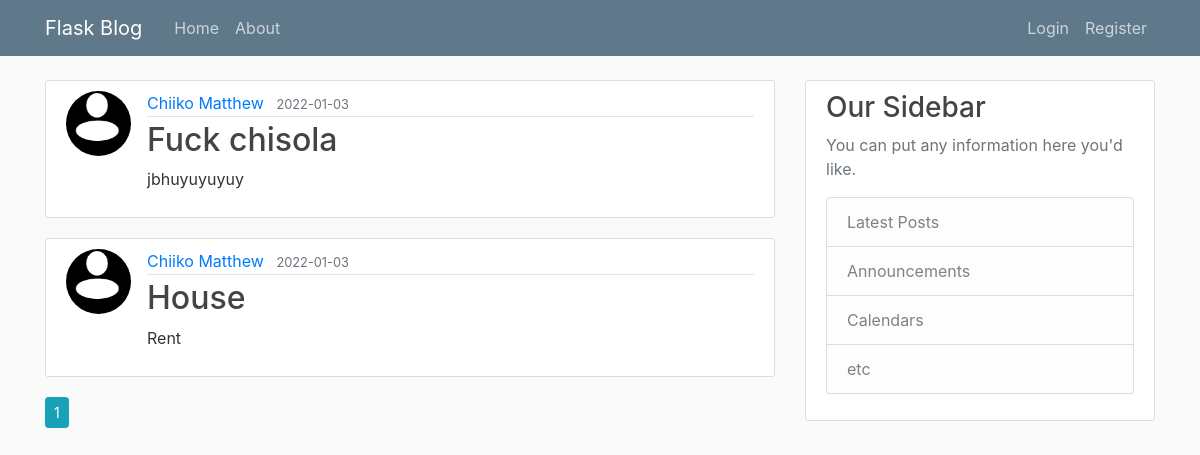
The page /home on the database its author committed.
### flaskblog/models.py (models this page shows, shortened)
class Post(db.Model):
    id = db.Column(db.Integer, primary_key=True)
    title = db.Column(db.String(100), nullable=False)
    date_posted = db.Column(db.DateTime, nullable=False, default=datetime.utcnow)
    content = db.Column(db.Text, nullable=False)
    pix = db.Column(db.String(20))
    user_id = db.Column(db.Integer, db.ForeignKey('user.id'), nullable=False)

class User(db.Model, UserMixin):
    id = db.Column(db.Integer, primary_key=True)
    username = db.Column(db.String(20), unique=True, nullable=False)
    email = db.Column(db.String(120), unique=True, nullable=False)
    image_file = db.Column(db.String(20), nullable=False, default='default.jpg')
    password = db.Column(db.String(60), nullable=False)
    posts = db.relationship('Post', backref='author', lazy=True)

### flaskblog/routes.py (the view)
@app.route('/')
@app.route('/home')
def home():
    page = request.args.get('page', 1, type=int)
    posts = Post.query.order_by(Post.date_posted.desc()).paginate(page=page, per_page=15)
    return render_template('home.html', posts=posts)

### flaskblog/templates/home.html (shortened to what this page needs)
{% extends 'layout.html' %}
{% block content %}
    {% for post in posts.items %}
        <article class="media content-section">
            <img class="rounded-circle article-img" src="{{ url_for('static', filename='profile/' + post.author.image_file) }}">
            <div class="media-body">
                <div class="article-metadata">
                    <a class="mr-2" href="{{ url_for('user_posts', username=post.author.username) }}">{{ post.author.username }}</a>
                    <small class="text-muted">{{ post.date_posted.strftime('%Y-%m-%d') }}</small>
                </div>
                    <h2><a class="article-title" href="{{ url_for('post', post_id=post.id) }}">{{ post.title }}</a></h2>
                    <p class="article-content">{{ post.content }}</p>
            </div>
        </article>
    {% endfor %}
    {% for page_num in posts.iter_pages(left_edge=1, right_edge=1, left_current=1, right_current=2) %}
        {% if page_num %}
            {% if posts.page == page_num %}
                <a class="btn btn-info btn-sm mb-4" href="{{ url_for('home', page=page_num) }}">{{ page_num }}</a>
            {% else %}
                <a class="btn btn-outline-info btn-sm mb-4" href="{{ url_for('home', page=page_num) }}">{{ page_num }}</a>
            {% endif %}
        {% else %}
            ...
        {% endif %}
    {% endfor %}
{% endblock %}

### flaskblog/templates/layout.html (shortened to what this page needs)
<!DOCTYPE html>
<html lang="en">
<head>
    <link rel="stylesheet" href="https://maxcdn.bootstrapcdn.com/bootstrap/4.0.0/css/bootstrap.min.css">
    <link rel="stylesheet" type="text/css" href="{{ url_for('static', filename='css/main.css') }}">
</head>
<body>
<header class="site-header">
  <nav class="navbar navbar-expand-md navbar-dark bg-steel fixed-top">
    <div class="container">
      <a class="navbar-brand mr-4" href="/">Flask Blog</a>
      <div class="collapse navbar-collapse" id="navbarToggle">
        <div class="navbar-nav mr-auto">
          <a class="nav-item nav-link" href="{{ url_for('home') }}">Home</a>
          <a class="nav-item nav-link" href="{{ url_for('about') }}">About</a>
        </div>
        <div class="navbar-nav">
            {% if current_user.is_authenticated %}
                <a class="nav-item nav-link" href="{{ url_for('new_post') }}">New Post</a>
                <a class="nav-item nav-link" href="{{ url_for('account') }}">Account</a>
                <a class="nav-item nav-link" href="{{ url_for('logout') }}">Logout</a>
            {% else %}
                <a class="nav-item nav-link" href="{{ url_for('login') }}">Login</a>
                <a class="nav-item nav-link" href="{{ url_for('register') }}">Register</a>
            {% endif %}
        </div>
      </div>
    </div>
  </nav>
</header>
    <main role="main" class="container">
      <div class="row">
        <div class="col-md-8">
            {% block content %}{% endblock %}
        </div>
            <div class="col-md-4">
                <div class="content-section">
                    <h3>Our Sidebar</h3>
                    <p class='text-muted'>You can put any information here you'd like.
                    <ul class="list-group">
                    <li class="list-group-item list-group-item-light">Latest Posts</li>
                    <li class="list-group-item list-group-item-light">Announcements</li>
                    <li class="list-group-item list-group-item-light">Calendars</li>
                    <li class="list-group-item list-group-item-light">etc</li>
                    </ul>
                    </p>
                </div>
            </div>
        </div>
    </main>
</body>
</html>

### flaskblog/static/css/main.css (style rules this page uses)
body { background: #fafafa; color: #333333; margin-top: 5rem; }
h1, h2, h3, h4, h5, h6 { color: #444444; }
.bg-steel { background-color: #5f788a; }
.site-header .navbar-nav .nav-link { color: #cbd5db; }
.content-section { background: #ffffff; padding: 10px 20px; border: 1px solid #dddddd; border-radius: 3px; margin-bottom: 20px; }
.article-title { color: #444444; }
.article-content { white-space: pre-line; }
.article-img { height: 65px; width: 65px; margin-right: 16px; }
.article-metadata { padding-bottom: 1px; margin-bottom: 4px; border-bottom: 1px solid #e3e3e3 }

### rows shown on the page
Post: image_file (placeholder picture), author.username "Chiiko Matthew", date_posted "2022-01-03", title "Fuck chisola", content "jbhuyuyuyuy"
Post: image_file (placeholder picture), author.username "Chiiko Matthew", date_posted "2022-01-03", title "House", content "Rent"

### other values the page prints
{{ page_num }} "1"
